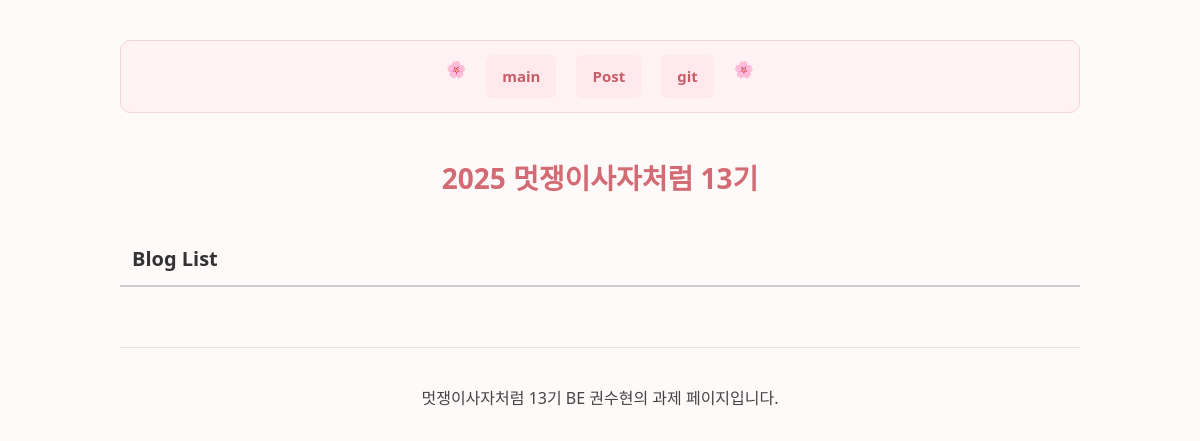
Page /second on the earlier database version.
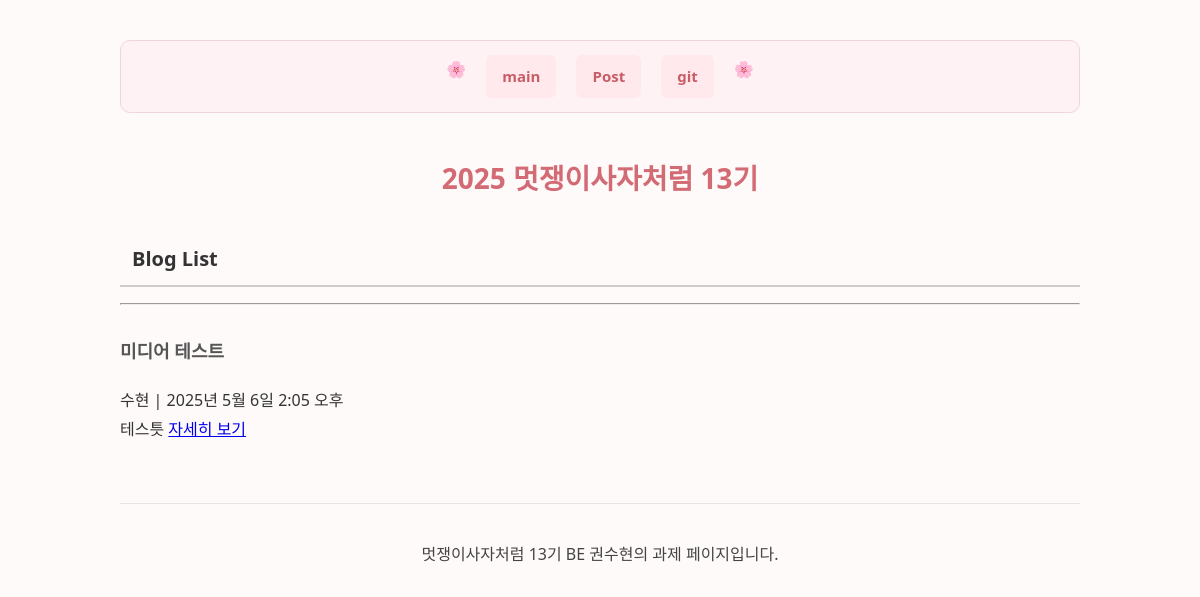
Same page on the later database version.
### main/models.py (models this page shows, shortened)
class Blog(models.Model):
     STATUS_CHOICES = [
          ('draft', '임시저장'),
          ('published', '발행'),
          ]
     title = models.CharField(max_length=50)
     writer = models.CharField(max_length=30)
     content = models.TextField()
     status = models.CharField(max_length=10, choices=STATUS_CHOICES, default='draft')
     created_at = models.DateTimeField()
     image = models.ImageField(upload_to="blog/", blank=True, null=True)
     def summary(self) :
          return self.content[:20]

### main/views.py (the view)
# urls.py: path('second', secondpage, name="secondpage"),
def secondpage(request) :
     blogs = Blog.objects.all()
     return render(request, 'main/secondpage.html', {'blogs' : blogs});

### main/templates/main/secondpage.html
{% extends 'base.html' %}
{% load static %}
{% block content %}
<h1 class="contents">2025 멋쟁이사자처럼 13기</h1>
<div class="contents"
     style="font-size: 20px; font-weight: 600; color: #333; padding: 8px 12px; border-bottom: 2px solid #ccc; margin-bottom: 16px;">
     Blog List
</div>
<div>
     {% for blog in blogs %}
     <div>
          <hr />
          <h3>{{blog.title}}</h3>
          {{blog.writer}} | {{blog.created_at}}<br>
          {{blog.summary}}
          <a href="{% url 'main:detail' blog.id %}">자세히 보기</a>
          <br>
     </div>
     {% endfor %}
</div>
{% endblock %}

### project/templates/base.html (shortened to what this page needs)
<!DOCTYPE html>
{% load static %}
<html lang="ko">
<head>
     <link rel="stylesheet" type="text/css" href="{% static 'css/project.css' %}">
</head>
<body class="body-container">
     {% include 'shared/_navbar.html' %}
     <main>
          {% block content %}
          {% endblock %}
     </main>
     {% include 'shared/_footer.html' %}
</body>
</html>

### project/templates/shared/_navbar.html
<nav class="navbar-container">
     🌸
     <a class="navbar-link" href="{% url 'main:mainpage' %}">main</a>
     <a class="navbar-link" href="{% url 'main:secondpage' %}">Post</a>
     <a class="navbar-link" href="https://github.com/lo2q">git</a>
     🌸
</nav>

### project/templates/shared/_footer.html
<footer>
     <p>멋쟁이사자처럼 13기 BE 권수현의 과제 페이지입니다.</p>
</footer>

### project/static/CSS/project.css (style rules this page uses)
body { font-family: 'Segoe UI', 'Apple SD Gothic Neo', Arial, sans-serif; margin: 40px auto; max-width: 960px; background-color: #fffafa; color: #333; line-height: 1.8; padding: 0 20px; }
h1 { font-size: 28px; margin-bottom: 30px; text-align: center; color: #d36b75;x padding-bottom: 8px; }
h3 { font-size: 18px; margin-top: 30px; color: #555; }
p, ul, ol { font-size: 16px; color: #444; }
nav.navbar-container { background-color: #fff2f4; border: 1px solid #f0d6d8; border-radius: 10px; padding: 14px 20px; margin-bottom: 40px; display: flex; justify-content: center; gap: 20px; flex-wrap: wrap; }
.navbar-link { font-size: 15px; font-weight: 600; color: #c85d67; text-decoration: none; padding: 8px 16px; border-radius: 6px; background-color: #ffe9ec; transition: background-color 0.3s ease, color 0.3s ease; }
footer { margin-top: 60px; padding-top: 20px; font-size: 14px; color: #999; text-align: center; border-top: 1px solid #e5e5e5; }

Differences in the rows shown:
added Blog: title "미디어 테스트", writer "수현", created_at "2025년 5월 6일 2:05 오후", summary "테스틋"
